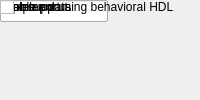
<?xml version="1.0" encoding="UTF-8"?>
<ui version="4.0">
 <class>MainWindow</class>
 <widget class="QMainWindow" name="MainWindow">
  <property name="windowTitle"><string>Bus Delay</string></property>
  <widget class="QWidget" name="centralwidget">
   <!-- NOTE: this is a simplified structural mirror of the generated
        <module>_ui.py, not a full round-trip Designer file. Regenerate
        both from the same spec if you need to edit layout by hand. -->
       <widget class="QLabel" name="label_name">
     <property name="text"><string>Block name</string></property>
    </widget>
       <widget class="QLineEdit" name="name"/>
       <widget class="QLabel" name="label_n_bits">
     <property name="text"><string>input bit widths</string></property>
    </widget>
       <widget class="QLineEdit" name="n_bits"/>
       <widget class="QLabel" name="label_csp_latency">
     <property name="text"><string>latency</string></property>
    </widget>
       <widget class="QLineEdit" name="csp_latency"/>
       <widget class="QLabel" name="label_cmplx">
     <property name="text"><string>complex data</string></property>
    </widget>
       <widget class="QCheckBox" name="cmplx"/>
       <widget class="QLabel" name="label_enable">
     <property name="text"><string>enable port</string></property>
    </widget>
       <widget class="QCheckBox" name="enable"/>
       <widget class="QLabel" name="label_reg_retiming">
     <property name="text"><string>implement using behavioral HDL</string></property>
    </widget>
       <widget class="QCheckBox" name="reg_retiming"/>
       <widget class="QLabel" name="label_misc">
     <property name="text"><string>misc support</string></property>
    </widget>
       <widget class="QCheckBox" name="misc"/>
  </widget>
 </widget>
 <resources/>
 <connections/>
</ui>
